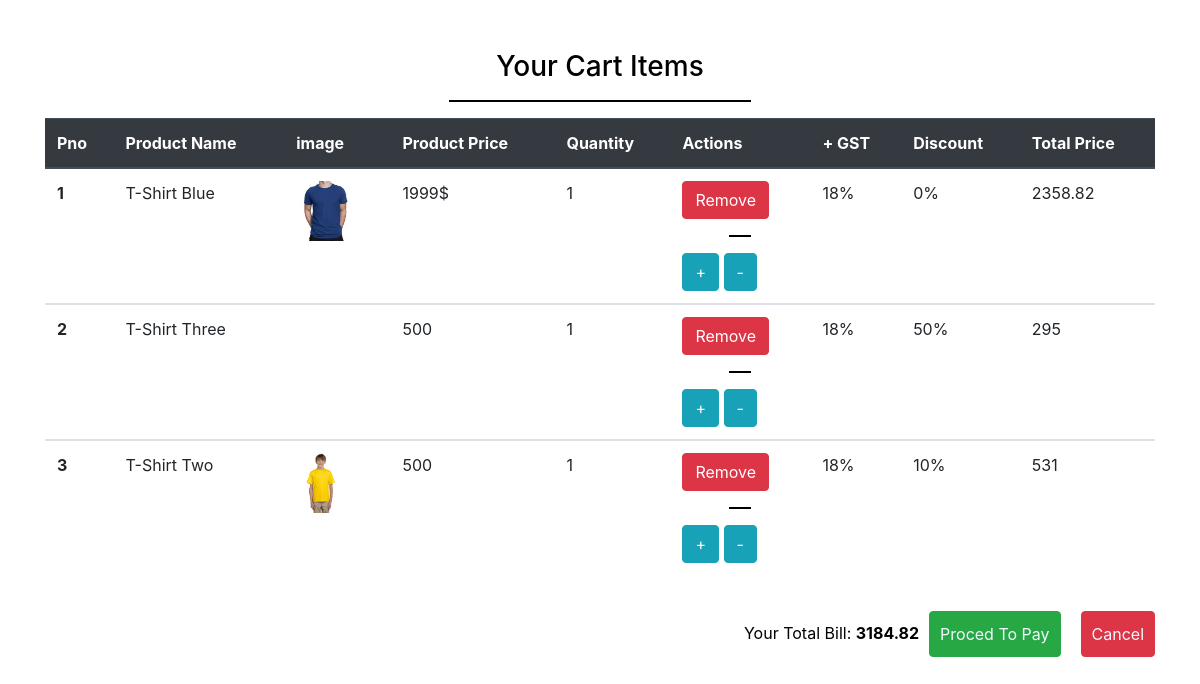
The app's page /ViewCart.php?cname=ADMIN with its own data.
### tables this page shows
CREATE TABLE `carttemp` (
  `id` int(11) NOT NULL,
  `Pname` varchar(20) NOT NULL,
  `PPrice` varchar(100) NOT NULL,
  `Quantity` varchar(10) NOT NULL,
  `GST` varchar(10) NOT NULL,
  `Discount` varchar(10) NOT NULL,
  `TotalPrice` varchar(100) NOT NULL,
  `CoustomerName` varchar(10) NOT NULL,
  `ProductId` varchar(10) NOT NULL,
  `CustomerId` varchar(10) NOT NULL,
  `PurchaseId` varchar(10) NOT NULL,
  `image1` varchar(11) NOT NULL
);

### ViewCart.php (the view, shortened to what this page needs)
<?php
$counter=0;
$GrandTotal=0;
$cname=$_GET["cname"];
global $ConnectingDB;
?>
<!DOCTYPE html>
<html lang="en">
<head>
    <link rel="stylesheet" href="https://stackpath.bootstrapcdn.com/bootstrap/4.5.0/css/bootstrap.min.css">
    <link rel="stylesheet" href="style.css">
    <link href="https://stackpath.bootstrapcdn.com/font-awesome/4.7.0/css/font-awesome.min.css" rel="stylesheet">
</head>
<body>
    <div class="container">
        <h3 class="text-center">Your Cart Items</h3>
        <hr>
        <table class="table">
            <thead class="thead-dark">
              <tr>
                <th scope="col">Pno</th>
                <th scope="col">Product Name</th>
                <th scope="col">image</th>
                <th scope="col">Product Price</th>
                <th scope="col">Quantity</th>
                <th scope="col">Actions</th>
                <th scope="col">+ GST</th>
                <th scope="col">Discount</th>
                <th scope="col">Total Price</th>
              </tr>
            </thead>
            <?php
            $sql ="SELECT * FROM carttemp WHERE CoustomerName='$cname' ";
            $stmt=$ConnectingDB->query($sql);
            while($DataRows=$stmt->fetch()){
                $Id         =$DataRows["id"];
                $Product_Name   =$DataRows["Pname"];
                $Price  =$DataRows["PPrice"];
                $Quantity   =$DataRows["Quantity"];
                $ProductId   =$DataRows["ProductId"];
                $GST      =$DataRows["GST"];
                $counter+=1;
                $Discount  =$DataRows["Discount"];
                $TotalPrice   =$DataRows["TotalPrice"];
                $image1      =$DataRows["image1"];
                $GrandTotal+=$TotalPrice;
            ?>
            <tbody>
              <tr>
                <th scope="row"><?php echo $counter; ?></th>
                <td><?php echo $Product_Name; ?></td>
                <td> <a href="product.php?pid=<?php echo $ProductId; ?>&cname=<?php echo $cname; ?>"><img src="img/<?php echo $image1; ?>" alt="" style="height: 60px; "></a> </td>
                <td><?php echo $Price; ?></td>
                <td><?php echo $Quantity; ?></td>
                <td>
                  <a href="deleteCartItem.php?pid=<?php echo $Id ?>&cname=<?php echo $cname; ?>" class="btn btn-danger">Remove</a>
                  <hr style="width: 20px;">
                  <a href="UpGrade.php?pid=<?php echo $Id ?>&cname=<?php echo $cname; ?>&Opration=Adding" class="btn btn-info py-8 text-white">+ </a>
                  <a href="UpGrade.php?pid=<?php echo $Id ?>&cname=<?php echo $cname; ?>&Opration=SubTracting" class="btn btn-info py-8 text-white">- </a>
                </td>
                <td><?php echo $GST; ?>%</td>
                <td><?php echo $Discount; ?>%</td>
                <td><?php echo $TotalPrice; ?></td>
              </tr>
            </tbody>
            <?php
            }
            ?>
          </table>
          <a href="index.php" class="btn btn-danger purchase" style="margin-left: 20px; color: aliceblue;">Cancel</a>
          <a href="#" class="btn btn-success purchase" style="color: aliceblue;">Proced To Pay</a>
          <p class="purchase">Your Total Bill: <b><?php echo $GrandTotal; ?></b></p>
    </div>
</body>
</html>

### style.css (style rules this page uses)
body { color: black; }
.container { padding-top: 50px; }
hr { width: 300px; border: 1px solid #000000; }
.purchase { float: right; margin-top: 20px; padding: 10px; }

### records on screen
carttemp: Pname "T-Shirt Blue", image1 (picture), PPrice "1999$", Quantity "1", GST "18", Discount "0", TotalPrice "2358.82"
carttemp: Pname "T-Shirt Three", PPrice "500", Quantity "1", GST "18", Discount "50", TotalPrice "295"
carttemp: Pname "T-Shirt Two", image1 (picture), PPrice "500", Quantity "1", GST "18", Discount "10", TotalPrice "531"

### other values on screen
$GrandTotal "3184.82"
